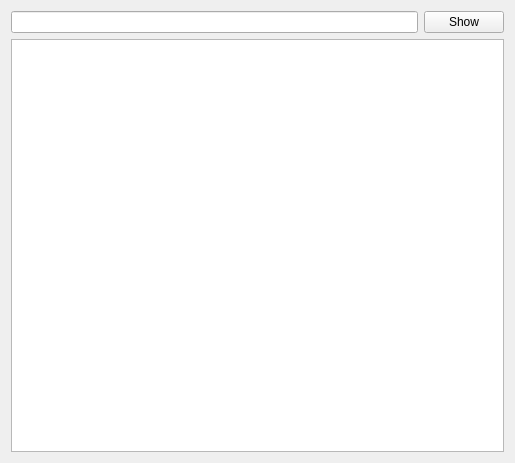
<?xml version="1.0" encoding="UTF-8"?>
<ui version="4.0">
 <class>Form</class>
 <widget class="QWidget" name="Form">
  <property name="geometry">
   <rect>
    <x>0</x>
    <y>0</y>
    <width>515</width>
    <height>463</height>
   </rect>
  </property>
  <property name="windowTitle">
   <string>Form</string>
  </property>
  <layout class="QGridLayout" name="gridLayout_2">
   <item row="0" column="0">
    <layout class="QGridLayout" name="gridLayout">
     <item row="0" column="0">
      <layout class="QHBoxLayout" name="horizontalLayout">
       <item>
        <widget class="QLineEdit" name="lineEdit"/>
       </item>
       <item>
        <widget class="QPushButton" name="showButton">
         <property name="text">
          <string>Show</string>
         </property>
        </widget>
       </item>
      </layout>
     </item>
     <item row="1" column="0">
      <widget class="QTextEdit" name="textEdit"/>
     </item>
    </layout>
   </item>
  </layout>
 </widget>
 <resources/>
 <connections/>
</ui>
